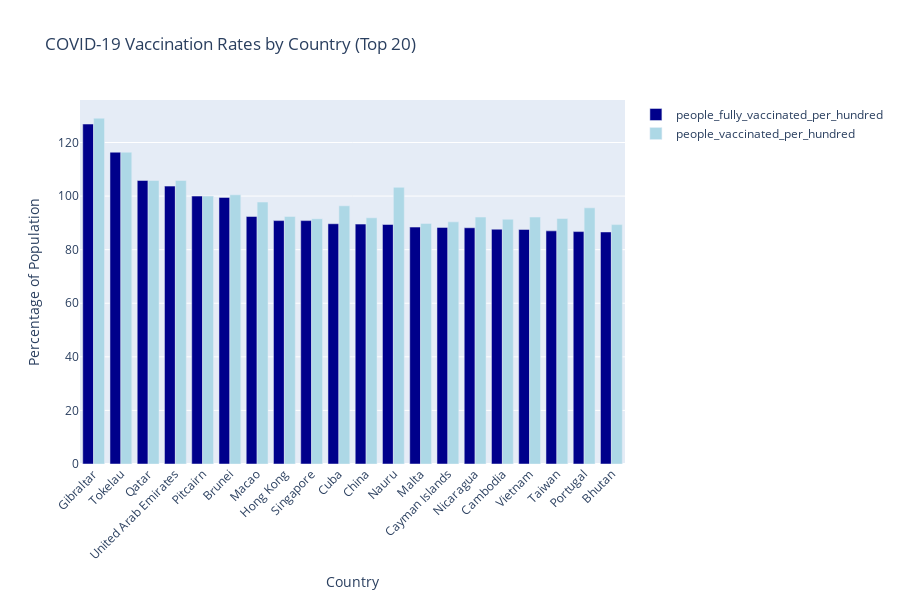

The code cell stored with this chart in its notebook:
### Markdown cell above
EDA below

### Code cell
# Get world data
world_data = df[df['location'] == 'World'].copy()
world_data.set_index('date', inplace=True)
world_data.sort_index(inplace=True)
# Plot global vaccination metrics over time
fig = plt.figure(figsize=(14, 10))
# Plot 1: Total vaccinations worldwide
ax1 = plt.subplot(2, 2, 1)
world_data['total_vaccinations'].plot(ax=ax1)
ax1.set_title('Global COVID-19 Vaccine Doses Administered')
ax1.set_ylabel('Total Doses')
ax1.grid(True)
# Plot 2: People vaccinated worldwide
ax2 = plt.subplot(2, 2, 2)
world_data['people_vaccinated'].plot(ax=ax2)
ax2.set_title('People With At Least One Dose Worldwide')
ax2.set_ylabel('Number of People')
ax2.grid(True)
# Plot 3: People fully vaccinated worldwide
ax3 = plt.subplot(2, 2, 3)
world_data['people_fully_vaccinated'].plot(ax=ax3)
ax3.set_title('Fully Vaccinated People Worldwide')
ax3.set_ylabel('Number of People')
ax3.grid(True)
# Plot 4: Daily vaccinations worldwide (7-day avg)
ax4 = plt.subplot(2, 2, 4)
world_data['daily_vaccinations'].plot(ax=ax4)
ax4.set_title('Daily Vaccination Rate Worldwide (7-day avg)')
ax4.set_ylabel('Daily Doses')
ax4.grid(True)
plt.tight_layout()
plt.show()
# Create a dataframe with the latest vaccination metrics by country
latest_by_country = df.sort_values('date').groupby('location').tail(1)
latest_by_country = latest_by_country.sort_values('people_fully_vaccinated_per_hundred', ascending=False)
# Filter out locations with population < 1 million and remove OWID special entities
pop_threshold = 1000000
filtered_countries = latest_by_country[
    ~latest_by_country['iso_code'].str.startswith('OWID_', na=False) &
    (latest_by_country['people_fully_vaccinated'].notna())
].head(20)
# Create interactive bar chart of vaccination rates by country
fig = px.bar(
    filtered_countries,
    x='location',
    y=['people_fully_vaccinated_per_hundred', 'people_vaccinated_per_hundred'],
    title='COVID-19 Vaccination Rates by Country (Top 20)',
    labels={
        'location': 'Country',
        'value': 'Percentage of Population',
        'variable': 'Vaccination Status'
    },
    color_discrete_map={
        'people_vaccinated_per_hundred': 'lightblue',
        'people_fully_vaccinated_per_hundred': 'darkblue'
    },
    barmode='group'
)
fig.update_layout(
    xaxis_tickangle=-45,
    legend_title_text='',
    height=600
)
fig.show()

### Figure 1 — Plotly figure (JSON) as saved in the notebook; plotly's stock layout.template omitted (floating-point values rounded to 4 significant figures)
{"data": [{"alignmentgroup": "True", "hovertemplate": "Vaccination Status=people_fully_vaccinated_per_hundred<br>Country=%{x}<br>Percentage of Population=%{y}<extra></extra>", "legendgroup": "people_fully_vaccinated_per_hundred", "marker": {"color": "darkblue", "pattern": {"shape": ""}}, "name": "people_fully_vaccinated_per_hundred", "offsetgroup": "people_fully_vaccinated_per_hundred", "orientation": "v", "showlegend": true, "textposition": "auto", "type": "bar", "x": ["Gibraltar", "Tokelau", "Qatar", "United Arab Emirates", "Pitcairn", "Brunei", "Macao", "Hong Kong", "Singapore", "Cuba", "China", "Nauru", "Malta", "Cayman Islands", "Nicaragua", "Cambodia", "Vietnam", "Taiwan", "Portugal", "Bhutan"], "xaxis": "x", "y": [126.9, 116.4, 105.8, 103.7, 100.0, 99.49, 92.39, 90.85, 90.85, 89.67, 89.54, 89.4, 88.43, 88.32, 88.17, 87.63, 87.55, 87.02, 86.75, 86.61], "yaxis": "y"}, {"alignmentgroup": "True", "hovertemplate": "Vaccination Status=people_vaccinated_per_hundred<br>Country=%{x}<br>Percentage of Population=%{y}<extra></extra>", "legendgroup": "people_vaccinated_per_hundred", "marker": {"color": "lightblue", "pattern": {"shape": ""}}, "name": "people_vaccinated_per_hundred", "offsetgroup": "people_vaccinated_per_hundred", "orientation": "v", "showlegend": true, "textposition": "auto", "type": "bar", "x": ["Gibraltar", "Tokelau", "Qatar", "United Arab Emirates", "Pitcairn", "Brunei", "Macao", "Hong Kong", "Singapore", "Cuba", "China", "Nauru", "Malta", "Cayman Islands", "Nicaragua", "Cambodia", "Vietnam", "Taiwan", "Portugal", "Bhutan"], "xaxis": "x", "y": [129.1, 116.4, 105.8, 105.8, 100.0, 100.5, 97.77, 92.41, 91.55, 96.37, 91.89, 103.3, 89.81, 90.38, 92.17, 91.35, 92.17, 91.65, 95.62, 89.35], "yaxis": "y"}], "layout": {"barmode": "group", "height": 600, "legend": {"title": {"text": ""}, "tracegroupgap": 0}, "title": {"text": "COVID-19 Vaccination Rates by Country (Top 20)"}, "xaxis": {"anchor": "y", "domain": [0, 1], "tickangle": -45, "title": {"text": "Country"}}, "yaxis": {"anchor": "x", "domain": [0, 1], "title": {"text": "Percentage of Population"}}}}
